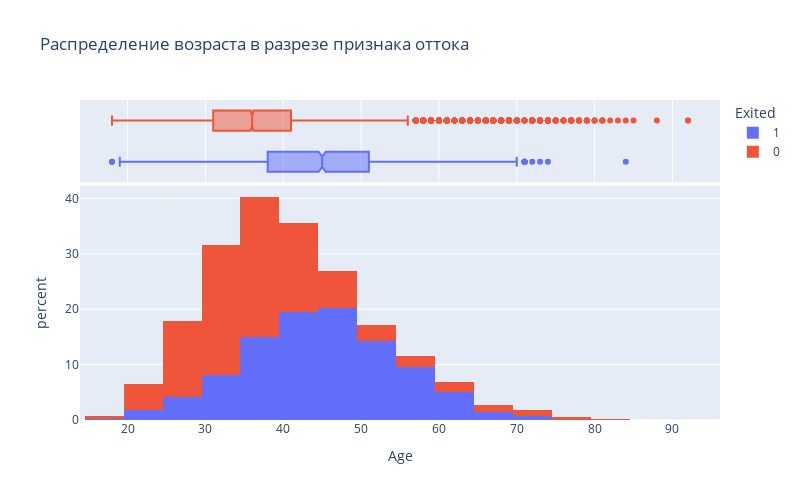

Notebook code for this chart:
### Markdown cell above
## 9.4.

### Code cell
fig = px.histogram(
    data_frame= churn_data,
    x='Age',
    color='Exited',
    nbins=15,
    title='Распределение возраста в разрезе признака оттока',
    width=800,
    height=500,
    marginal='box',
    histnorm='percent'
)
fig.show()

### Figure 1 — Plotly figure (JSON) as saved in the notebook; plotly's stock layout.template omitted (floating-point values rounded to 4 significant figures; data arrays with more than 128 entries replaced by an {"elided": "..."} marker saying what was removed)
{"data": [{"alignmentgroup": "True", "bingroup": "x", "histnorm": "percent", "hovertemplate": "Exited=1<br>Age=%{x}<br>percent=%{y}<extra></extra>", "legendgroup": "1", "marker": {"color": "#636efa", "pattern": {"shape": ""}}, "name": "1", "nbinsx": 15, "offsetgroup": "1", "orientation": "v", "showlegend": true, "type": "histogram", "x": {"elided": "2037 int values"}, "xaxis": "x", "yaxis": "y"}, {"alignmentgroup": "True", "hovertemplate": "Exited=1<br>Age=%{x}<extra></extra>", "legendgroup": "1", "marker": {"color": "#636efa"}, "name": "1", "notched": true, "offsetgroup": "1", "showlegend": false, "type": "box", "x": {"elided": "2037 int values"}, "xaxis": "x2", "yaxis": "y2"}, {"alignmentgroup": "True", "bingroup": "x", "histnorm": "percent", "hovertemplate": "Exited=0<br>Age=%{x}<br>percent=%{y}<extra></extra>", "legendgroup": "0", "marker": {"color": "#EF553B", "pattern": {"shape": ""}}, "name": "0", "nbinsx": 15, "offsetgroup": "0", "orientation": "v", "showlegend": true, "type": "histogram", "x": {"elided": "7963 int values"}, "xaxis": "x", "yaxis": "y"}, {"alignmentgroup": "True", "hovertemplate": "Exited=0<br>Age=%{x}<extra></extra>", "legendgroup": "0", "marker": {"color": "#EF553B"}, "name": "0", "notched": true, "offsetgroup": "0", "showlegend": false, "type": "box", "x": {"elided": "7963 int values"}, "xaxis": "x2", "yaxis": "y2"}], "layout": {"barmode": "relative", "height": 500, "legend": {"title": {"text": "Exited"}, "tracegroupgap": 0}, "title": {"text": "Распределение возраста в разрезе признака оттока"}, "width": 800, "xaxis": {"anchor": "y", "domain": [0, 1], "title": {"text": "Age"}}, "xaxis2": {"anchor": "y2", "domain": [0, 1], "matches": "x", "showgrid": true, "showticklabels": false}, "yaxis": {"anchor": "x", "domain": [0, 0.7326], "title": {"text": "percent"}}, "yaxis2": {"anchor": "x2", "domain": [0.7426, 1], "matches": "y2", "showgrid": false, "showline": false, "showticklabels": false, "ticks": ""}}}
